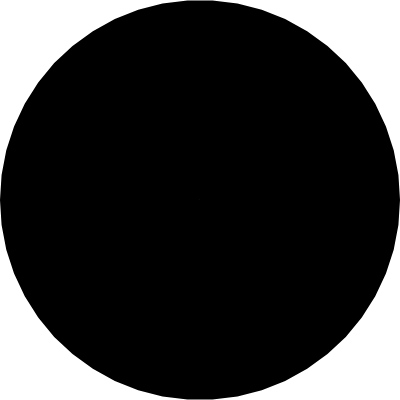
Frame 1 (no input)
Frame 60 (no input): identical to frame 1, image omitted
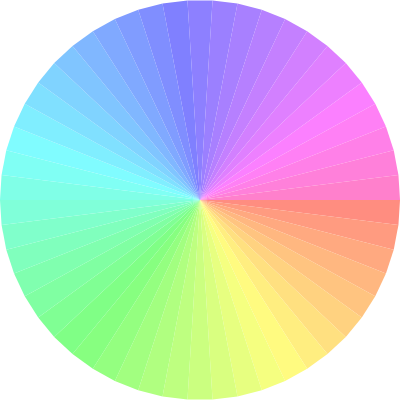
Frame 120 (the mouse pressed at the canvas centre since frame 60)

The p5.js sketch that drew these frames (run headless with seeded random() and noise() and a simulated clock; from frame 60 on, the mouse is pressed at the canvas centre):

// p5.js sketch
// ── sketch.js
function setup(){
    createCanvas(400,400);
    colorMode(HSB, height, width, 100);
//    rectMode(CENTER);
//    noCursor();
    noStroke();
}


function draw(){
  background(255);
  let numberOfSteps = 50,
      angleIncrement = 360/numberOfSteps,
      radius = 200;

  beginShape(TRIANGLE_FAN);
    vertex(width/2,height/2);
    for(let angle = 0; angle <= 360; angle+=angleIncrement){
        fill(angle, mouseX, mouseY);
      let vx = radius * cos(radians(angle)) + width/2;
      let vy = radius * sin(radians(angle)) + height/2;
      vertex(vx,vy);


    }
  endShape();


}
